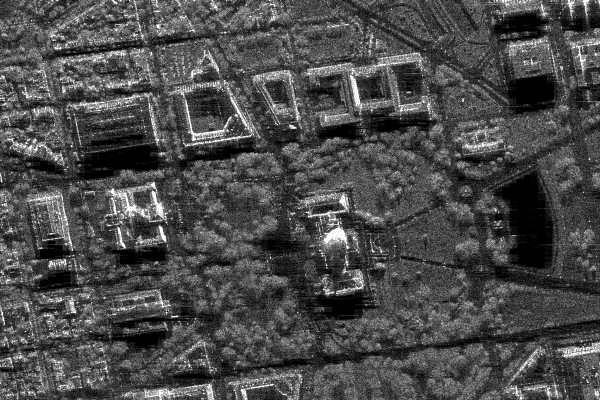
#> input picture Task_78/sar_1_gray.jpg, 600 x 400 px
$ jupyter execute Task7.ipynb
#> lines starting #> are read from the running program, lines starting #| are printed output that depends on the picture
[cell 1]
import cv2
import numpy as np
import matplotlib.pyplot as plt

# =========================================================
# 1. Загрузка и бинаризация изображения
# =========================================================

src_img = cv2.imread("sar_1_gray.jpg")
#> src_img is the input picture: shape (400, 600, 3); min 0, max 255, mean 74.9
gray_img = cv2.cvtColor(src_img, cv2.COLOR_BGR2GRAY)

_, binary = cv2.threshold(gray_img, 128, 255, cv2.THRESH_BINARY)
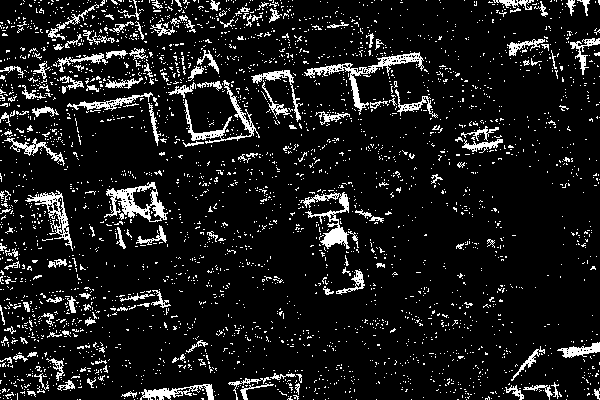
#> binary: shape (400, 600); 10.1% white in thin lines or dots

with open("binary_image.txt", "w") as f:
    for row in binary:
        f.write(" ".join(map(str, row)) + "\n")

print(f"Бинарное изображение сохранено, размер: {binary.shape}")
#| Бинарное изображение сохранено, размер: (400, 600)

# =========================================================
# 2. Одноуровневое преобразование Хаара
# =========================================================

def haar_wavelet(img):
    img = img.astype(np.float32)
    h, w = img.shape
#> h = 400; w = 600

    row_buffer = np.zeros_like(img)

    for i in range(h):
        k = 0
        for j in range(0, w - 1, 2):
            row_buffer[i, k] = (img[i, j] + img[i, j + 1]) / 2
            row_buffer[i, k + w // 2] = (img[i, j] - img[i, j + 1]) / 2
            k += 1
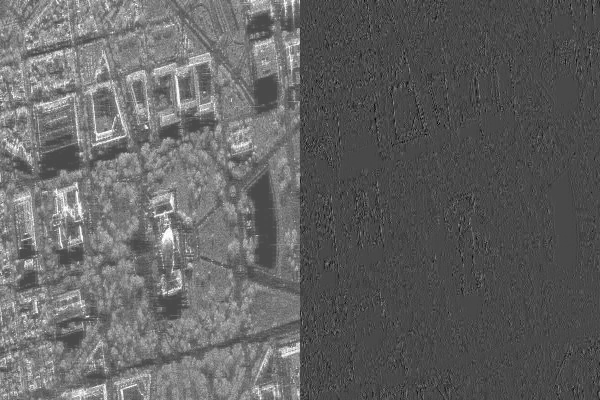
#> row_buffer: shape (400, 600) float32; min -102.5, max 255, mean 37.5; drawn with min black and max white

    col_buffer = np.zeros_like(row_buffer)

    for j in range(w):
        k = 0
        for i in range(0, h - 1, 2):
            col_buffer[k, j] = (row_buffer[i, j] + row_buffer[i + 1, j]) / 2
            col_buffer[k + h // 2, j] = (row_buffer[i, j] - row_buffer[i + 1, j]) / 2
            k += 1
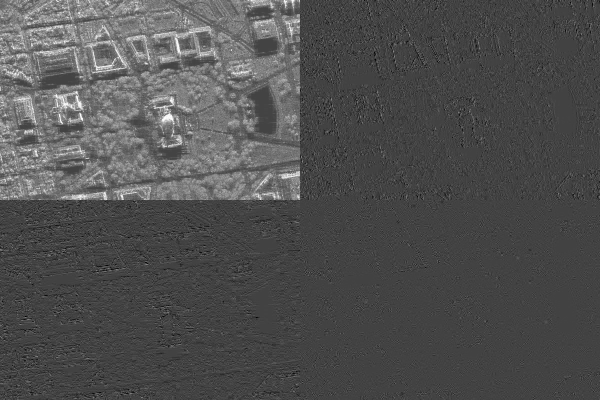
#> col_buffer: shape (400, 600) float32; min -90.5, max 254.5, mean 18.7; drawn with min black and max white

    ll = col_buffer[:h // 2, :w // 2]
    lh = col_buffer[:h // 2, w // 2:]
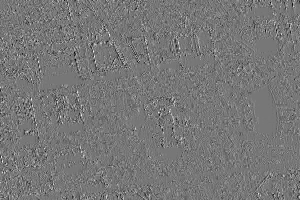
#> lh: shape (200, 300) float32; min -86, max 97.5, mean 0; drawn with min black and max white
    hl = col_buffer[h // 2:, :w // 2]
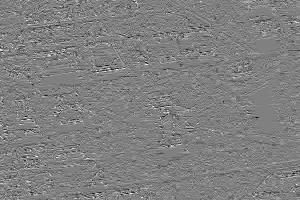
#> hl: shape (200, 300) float32; min -90.5, max 89.5, mean 0.1; drawn with min black and max white
    hh = col_buffer[h // 2:, w // 2:]
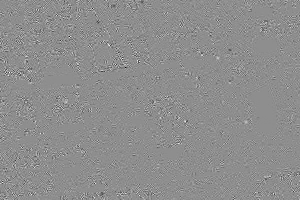
#> hh: shape (200, 300) float32; min -67, max 53.25, mean 0; drawn with min black and max white

    return ll, lh, hl, hh, col_buffer


ll, lh, hl, hh, haar_full = haar_wavelet(gray_img)

# =========================================================
# 3. Отображение результатов Хаара
# =========================================================

plt.figure(figsize=(16, 9))

images = [
    (gray_img, "Исходное изображение"),
    (ll, "LL (низкие частоты)"),
    (lh, "LH (горизонтальные детали)"),
    (hl, "HL (вертикальные детали)"),
    (hh, "HH (диагональные детали)"),
    (haar_full, "Полное Хаар-преобразование")
]

for i, (img, title) in enumerate(images):
    plt.subplot(2, 3, i + 1)
    plt.imshow(img, cmap="gray")
    plt.title(title)
    plt.axis("off")
#> this loop made 6 passes
#> title on passes 1 to 6: 'Исходное изображение', 'LL (низкие частоты)', 'LH (горизонтальные детали)', 'HL (вертикальные детали)', 'HH (диагональные детали)', 'Полное Хаар-преобразование'

plt.tight_layout()
plt.show()

# =========================================================
# 4. Квантование и восстановление
# =========================================================

def quantize_uniform(data, levels):
#> called with levels = 4
    min_v = data.min()
#> min_v = -86
    max_v = data.max()
#> max_v = 97.5
    step = (max_v - min_v) / levels if max_v != min_v else 1
#> step = 45.88
    q = np.round((data - min_v) / step).astype(int)
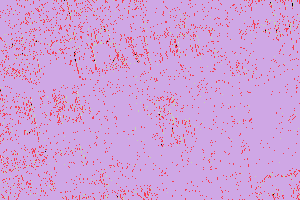
#> q: shape (200, 300) int64; 5 distinct labels, from 0 to 4; one colour per label, 0 black
    return q, min_v, step


def dequantize_uniform(q, min_v, step):
    return min_v + q * step


levels = 4

lh_q, lh_min, lh_step = quantize_uniform(lh, levels)
#> lh_min = -86; lh_step = 45.88
hl_q, hl_min, hl_step = quantize_uniform(hl, levels)
#> call 2 of quantize_uniform, with levels = 4
#> in quantize_uniform (call 2), `min_v = data.min()`: min_v = -90.5
#> in quantize_uniform (call 2), `max_v = data.max()`: max_v = 89.5
#> in quantize_uniform (call 2), `step = (max_v - min_v) / levels if max_v != min_v else 1`: step = 45
#> in quantize_uniform (call 2), `q = np.round((data - min_v) / step).astype(int)`:
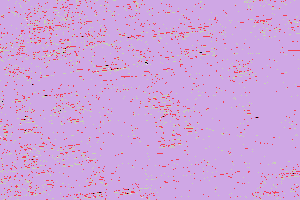
#> q: shape (200, 300) int64; 5 distinct labels, from 0 to 4; one colour per label, 0 black
#> hl_min = -90.5; hl_step = 45
hh_q, hh_min, hh_step = quantize_uniform(hh, levels)
#> call 3 of quantize_uniform, with levels = 4
#> in quantize_uniform (call 3), `min_v = data.min()`: min_v = -67
#> in quantize_uniform (call 3), `max_v = data.max()`: max_v = 53.25
#> in quantize_uniform (call 3), `step = (max_v - min_v) / levels if max_v != min_v else 1`: step = 30.06
#> in quantize_uniform (call 3), `q = np.round((data - min_v) / step).astype(int)`:
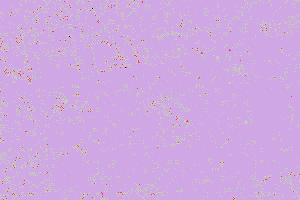
#> q: shape (200, 300) int64; 5 distinct labels, from 0 to 4; one colour per label, 0 black
#> hh_min = -67; hh_step = 30.06

lh_rec = dequantize_uniform(lh_q, lh_min, lh_step)
hl_rec = dequantize_uniform(hl_q, hl_min, hl_step)
hh_rec = dequantize_uniform(hh_q, hh_min, hh_step)
#> call 3 of dequantize_uniform, with min_v = -67, step = 30.06
#> in dequantize_uniform (call 3), `return min_v + q * step`:
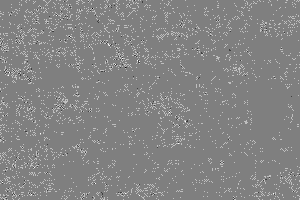
#> returned value: shape (200, 300) float64; min -67, max 53.25, mean -4.8; drawn with min black and max white

# =========================================================
# 5. Сравнение до и после квантования
# =========================================================

plt.figure(figsize=(16, 9))

pairs = [
    (lh, lh_rec, "LH"),
    (hl, hl_rec, "HL"),
    (hh, hh_rec, "HH")
]

for i, (orig, rec, name) in enumerate(pairs):
    plt.subplot(2, 3, i + 1)
    plt.imshow(orig, cmap="coolwarm")
    plt.title(f"{name} до квантования")
    plt.axis("off")

    plt.subplot(2, 3, i + 4)
    plt.imshow(rec, cmap="coolwarm")
    plt.title(f"{name} после квантования")
    plt.axis("off")
#> this loop made 3 passes

plt.tight_layout()
plt.show()

# =========================================================
# 6. RLE-кодирование
# =========================================================

def rle_encode(array):
    flat = array.flatten()
    encoded = []
    count = 1

    for i in range(1, len(flat)):
        if flat[i] == flat[i - 1]:
            count += 1
        else:
            encoded.append((flat[i - 1], count))
            count = 1
#> this loop made 59999 passes
#> count on passes 1 to 12: 2, 3, 4, 5, 6, 7, 8, 9, 10, 11, 12, 13
#> after the loop, encoded = 8488 pairs, first value 0 to 4, second value 1 to 158

    encoded.append((flat[-1], count))
    return encoded


lh_rle = rle_encode(lh_q)
#> lh_rle = 8489 pairs, first value 0 to 4, second value 1 to 158
hl_rle = rle_encode(hl_q)
#> the loop in rle_encode (call 2), `for i in range(1, len(flat)):` made 59999 passes
#> hl_rle = 6825 pairs, first value 0 to 4, second value 1 to 212
hh_rle = rle_encode(hh_q)
#> hh_rle = 8296 pairs, first value 0 to 4, second value 1 to 217

# =========================================================
# 7. Сохранение данных в файл
# =========================================================

with open("haar_encoded.txt", "w") as f:
    np.savetxt(f, ll.astype(int), fmt="%d")
    f.write("\n")

    for name, data in [("LH", lh_rle), ("HL", hl_rle), ("HH", hh_rle)]:
        f.write(f"[{name}]\n")
        for value, count in data:
            f.write(f"{value} {count}\n")
        f.write("\n")

print("Данные Хаара сохранены в файл haar_encoded.txt")

# =========================================================
# 8. Оценка степени сжатия
# =========================================================

with open("binary_image.txt", "r") as f:
    size_original = len(f.read().encode("utf-8"))

with open("haar_encoded.txt", "r") as f:
    size_compressed = len(f.read().encode("utf-8"))

print(f"\nРазмер бинарного изображения: {size_original} байт")
print(f"Размер после Хаара + RLE: {size_compressed} байт")
print(f"Коэффициент сжатия: {size_original / size_compressed:.2f}")
